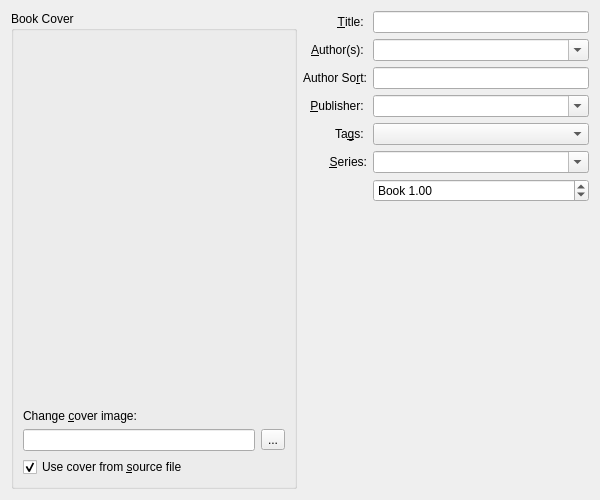
<?xml version="1.0" encoding="UTF-8"?>
<ui version="4.0">
 <class>Form</class>
 <widget class="QWidget" name="Form">
  <property name="geometry">
   <rect>
    <x>0</x>
    <y>0</y>
    <width>600</width>
    <height>500</height>
   </rect>
  </property>
  <property name="windowTitle">
   <string>Form</string>
  </property>
  <layout class="QHBoxLayout" name="horizontalLayout">
   <item>
    <widget class="QGroupBox" name="groupBox_4">
     <property name="title">
      <string>Book Cover</string>
     </property>
     <layout class="QGridLayout" name="_2">
      <item row="1" column="0">
       <layout class="QVBoxLayout" name="_4">
        <property name="spacing">
         <number>6</number>
        </property>
        <property name="margin">
         <number>0</number>
        </property>
        <item>
         <widget class="QLabel" name="label_5">
          <property name="text">
           <string>Change &amp;cover image:</string>
          </property>
          <property name="buddy">
           <cstring>cover_path</cstring>
          </property>
         </widget>
        </item>
        <item>
         <layout class="QHBoxLayout" name="_5">
          <property name="spacing">
           <number>6</number>
          </property>
          <property name="margin">
           <number>0</number>
          </property>
          <item>
           <widget class="QLineEdit" name="cover_path">
            <property name="readOnly">
             <bool>true</bool>
            </property>
           </widget>
          </item>
          <item>
           <widget class="QToolButton" name="cover_button">
            <property name="toolTip">
             <string>Browse for an image to use as the cover of this book.</string>
            </property>
            <property name="text">
             <string>...</string>
            </property>
            <property name="icon">
             <iconset resource="../../../../resources/images.qrc">
              <normaloff>:/images/document_open.png</normaloff>:/images/document_open.png</iconset>
            </property>
           </widget>
          </item>
         </layout>
        </item>
       </layout>
      </item>
      <item row="2" column="0">
       <widget class="QCheckBox" name="opt_prefer_metadata_cover">
        <property name="text">
         <string>Use cover from &amp;source file</string>
        </property>
        <property name="checked">
         <bool>true</bool>
        </property>
       </widget>
      </item>
      <item row="0" column="0">
       <layout class="QHBoxLayout" name="_3">
        <item>
         <widget class="ImageView" name="cover" native="true">
          <property name="sizePolicy">
           <sizepolicy hsizetype="Expanding" vsizetype="Expanding">
            <horstretch>0</horstretch>
            <verstretch>0</verstretch>
           </sizepolicy>
          </property>
         </widget>
        </item>
       </layout>
      </item>
     </layout>
     <zorder>opt_prefer_metadata_cover</zorder>
     <zorder></zorder>
    </widget>
   </item>
   <item>
    <layout class="QVBoxLayout" name="verticalLayout_2">
     <item>
      <layout class="QGridLayout" name="_7">
       <item row="0" column="0">
        <widget class="QLabel" name="label">
         <property name="text">
          <string>&amp;Title: </string>
         </property>
         <property name="alignment">
          <set>Qt::AlignRight|Qt::AlignTrailing|Qt::AlignVCenter</set>
         </property>
         <property name="buddy">
          <cstring>title</cstring>
         </property>
        </widget>
       </item>
       <item row="0" column="1">
        <widget class="EnLineEdit" name="title">
         <property name="toolTip">
          <string>Change the title of this book</string>
         </property>
        </widget>
       </item>
       <item row="1" column="0">
        <widget class="QLabel" name="label_2">
         <property name="text">
          <string>&amp;Author(s): </string>
         </property>
         <property name="alignment">
          <set>Qt::AlignRight|Qt::AlignTrailing|Qt::AlignVCenter</set>
         </property>
         <property name="buddy">
          <cstring>author</cstring>
         </property>
        </widget>
       </item>
       <item row="2" column="0">
        <widget class="QLabel" name="label_6">
         <property name="text">
          <string>Author So&amp;rt:</string>
         </property>
         <property name="alignment">
          <set>Qt::AlignRight|Qt::AlignTrailing|Qt::AlignVCenter</set>
         </property>
         <property name="buddy">
          <cstring>author_sort</cstring>
         </property>
        </widget>
       </item>
       <item row="2" column="1">
        <widget class="EnLineEdit" name="author_sort">
         <property name="sizePolicy">
          <sizepolicy hsizetype="Expanding" vsizetype="Fixed">
           <horstretch>0</horstretch>
           <verstretch>0</verstretch>
          </sizepolicy>
         </property>
         <property name="toolTip">
          <string>Change the author(s) of this book. Multiple authors should be separated by a comma</string>
         </property>
        </widget>
       </item>
       <item row="3" column="0">
        <widget class="QLabel" name="label_3">
         <property name="text">
          <string>&amp;Publisher: </string>
         </property>
         <property name="alignment">
          <set>Qt::AlignRight|Qt::AlignTrailing|Qt::AlignVCenter</set>
         </property>
         <property name="buddy">
          <cstring>publisher</cstring>
         </property>
        </widget>
       </item>
       <item row="4" column="0">
        <widget class="QLabel" name="label_4">
         <property name="text">
          <string>Ta&amp;gs: </string>
         </property>
         <property name="alignment">
          <set>Qt::AlignRight|Qt::AlignTrailing|Qt::AlignVCenter</set>
         </property>
         <property name="buddy">
          <cstring>tags</cstring>
         </property>
        </widget>
       </item>
       <item row="4" column="1">
        <widget class="EditWithComplete" name="tags">
         <property name="toolTip">
          <string>Tags categorize the book. This is particularly useful while searching. &lt;br&gt;&lt;br&gt;They can be any words or phrases, separated by commas.</string>
         </property>
        </widget>
       </item>
       <item row="5" column="0">
        <widget class="QLabel" name="label_7">
         <property name="text">
          <string>&amp;Series:</string>
         </property>
         <property name="textFormat">
          <enum>Qt::PlainText</enum>
         </property>
         <property name="alignment">
          <set>Qt::AlignRight|Qt::AlignTrailing|Qt::AlignVCenter</set>
         </property>
         <property name="buddy">
          <cstring>series</cstring>
         </property>
        </widget>
       </item>
       <item row="5" column="1">
        <widget class="EditWithComplete" name="series">
         <property name="sizePolicy">
          <sizepolicy hsizetype="Preferred" vsizetype="Fixed">
           <horstretch>10</horstretch>
           <verstretch>0</verstretch>
          </sizepolicy>
         </property>
         <property name="toolTip">
          <string>List of known series. You can add new series.</string>
         </property>
         <property name="whatsThis">
          <string>List of known series. You can add new series.</string>
         </property>
         <property name="editable">
          <bool>true</bool>
         </property>
         <property name="insertPolicy">
          <enum>QComboBox::InsertAlphabetically</enum>
         </property>
        </widget>
       </item>
       <item row="6" column="1">
        <widget class="QDoubleSpinBox" name="series_index">
         <property name="prefix">
          <string>Book </string>
         </property>
         <property name="maximum">
          <double>9999999999.99</double>
         </property>
         <property name="value">
          <double>1.000000000000000</double>
         </property>
        </widget>
       </item>
       <item row="3" column="1">
        <widget class="EditWithComplete" name="publisher">
         <property name="editable">
          <bool>true</bool>
         </property>
        </widget>
       </item>
       <item row="1" column="1">
        <widget class="EditWithComplete" name="author">
         <property name="editable">
          <bool>true</bool>
         </property>
        </widget>
       </item>
      </layout>
     </item>
     <item>
      <widget class="Editor" name="comment" native="true"/>
     </item>
    </layout>
   </item>
  </layout>
 </widget>
 <customwidgets>
  <customwidget>
   <class>EnLineEdit</class>
   <extends>QLineEdit</extends>
   <header>calibre/gui2/widgets.h</header>
  </customwidget>
  <customwidget>
   <class>EditWithComplete</class>
   <extends>QComboBox</extends>
   <header>calibre/gui2/complete2.h</header>
  </customwidget>
  <customwidget>
   <class>ImageView</class>
   <extends>QWidget</extends>
   <header>calibre/gui2/widgets.h</header>
   <container>1</container>
  </customwidget>
  <customwidget>
   <class>Editor</class>
   <extends>QWidget</extends>
   <header>calibre/gui2/comments_editor.h</header>
   <container>1</container>
  </customwidget>
 </customwidgets>
 <tabstops>
  <tabstop>title</tabstop>
  <tabstop>author</tabstop>
  <tabstop>author_sort</tabstop>
  <tabstop>publisher</tabstop>
  <tabstop>tags</tabstop>
  <tabstop>series</tabstop>
  <tabstop>series_index</tabstop>
  <tabstop>cover_path</tabstop>
  <tabstop>cover_button</tabstop>
  <tabstop>opt_prefer_metadata_cover</tabstop>
 </tabstops>
 <resources>
  <include location="../../../../resources/images.qrc"/>
  <include location="../../../../resources/images.qrc"/>
  <include location="../../../../resources/images.qrc"/>
 </resources>
 <connections/>
</ui>
